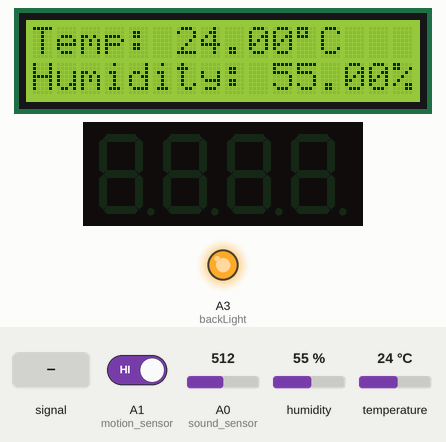
The sketch below on a simulated Arduino Uno, built for the host (arithmetic inside an expression is 32-bit, double 64-bit). Shown: 16×2 character LCD, 4-digit seven-segment display, output pins drawn as LEDs (lit = HIGH). The test bench sets the inputs (shaded band); at power-on: humidity 55 %, temperature 24 °C, A1 (motion_sensor) HIGH, A0 (sound_sensor) = 512. The local clock reads 2024-03-15 10:24:30 at power-on unless the sketch sets it; what the sketch prints to the serial monitor is not drawn.

Above: at 8.9 s.
9.0 s: humidity set to 22 %
15.8 s: temperature set to 12 °C
At 17.1 s:
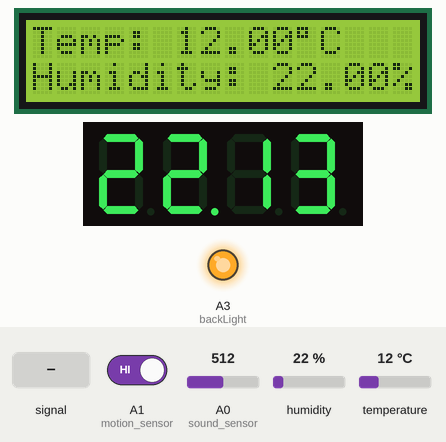
27.9 s: A1 (motion_sensor) driven LOW
At 31.5 s:
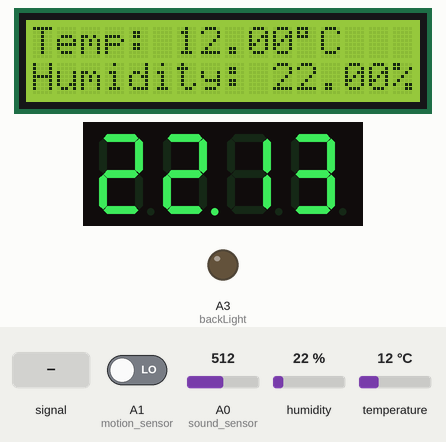
34.7 s: A0 (sound_sensor) fed a 200 Hz sine of ±81 counts around its level
At 35.2 s:
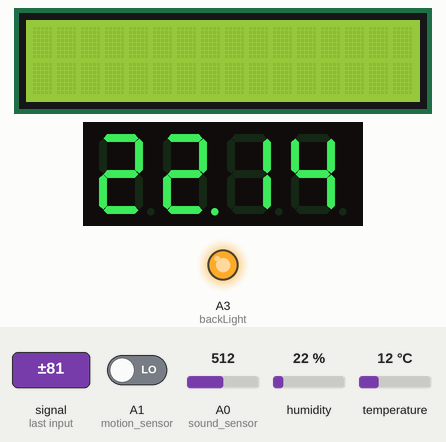
47.5 s: A1 (motion_sensor) driven HIGH
At 57.0 s:
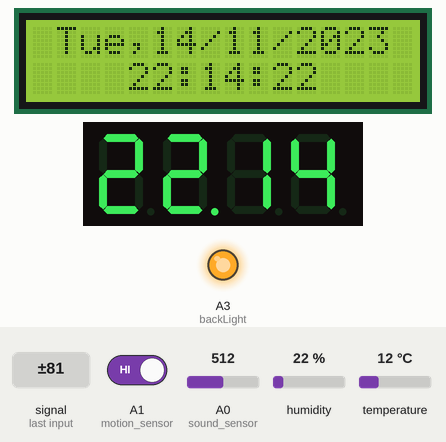
58.7 s: temperature set to 1 °C
At 63.0 s:
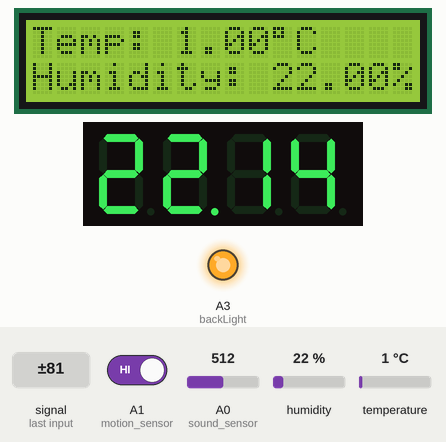
Timing chart, 0 to 66.5 s (numbered marks = the images above; inputs shaded):
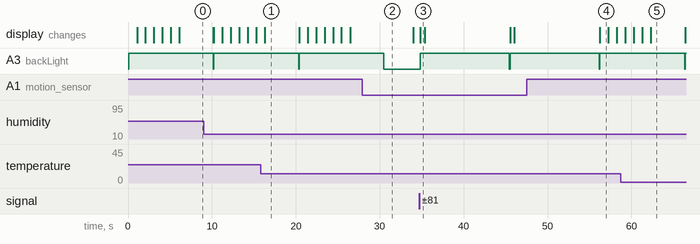

The sketch:

Smart-clock-thermometer-hygrometer.ino
```cpp
#include <IRremote.h>
#include <dht.h> //temperature measure
#include <LiquidCrystal.h>
#include <Wire.h> //for RTC
#include <RTClib.h> //TimeClock
#include <SevSeg.h>

const int RECV_PIN = A4;
IRrecv irrecv(RECV_PIN);
decode_results results;
unsigned long key_value = 0;

dht DHT;
#define DHT11_PIN A2

LiquidCrystal lcd(12, 11,6 , 5, 4, 3);
int backLight = A3;

RTC_DS1307 rtc;
char daysOfTheWeek[7][12] = {"Sun", "Mon", "Tue", "Wed", "Thu", "Fri", "Sat"};

SevSeg sevseg;

unsigned long current;
unsigned long current_IR;

int soundThreshold = 529; //customize this number depending on how loud the sound would be to activate the displays
int intervalClap = 500; //customize this number depending on how long between 2 claps would be to activate the display
void setup(){
  Serial.begin(9600);
  pinMode(A0, INPUT); // sound sensor
  pinMode(A1, INPUT); //motion sensor
  Wire.begin();
  rtc.begin();
  DateTime now = rtc.now();
	/*Adjust the value 6 below if needed.
	It is the number of second your computer need from the moment you click compile & upload or upload to the moment your Arduino starts working.
	Once you uploaded the code successfully the first time, comment the 3 below lines of code by adding // at the beginning of each line to disable them then upload the program the second time*/
  rtc.adjust(DateTime(__DATE__, __TIME__));
  DateTime t = DateTime(rtc.now().unixtime()+6);
  rtc.adjust(t);
}

void Time(unsigned long current){
  DateTime now = rtc.now();
  lcd.setCursor(1,0);
  lcd.print(daysOfTheWeek[now.dayOfTheWeek()]);
  lcd.print(",");
  if (now.day() < 10 ) {
    lcd.print("0");
  }
  lcd.print(now.day(), DEC);
  lcd.print("/");
  if (now.month() < 10 ) {
    lcd.print("0");
  }
  lcd.print(now.month(), DEC);
  lcd.print("/");
  lcd.print(now.year(), DEC);
  lcd.setCursor(4,1);
  if (now.hour() <10){
    lcd.print("0");
  }
  lcd.print(now.hour(), DEC);
  lcd.print(":");
  if (now.minute() < 10) {
    lcd.print("0");
  }
  lcd.print(now.minute(), DEC);
  lcd.print(":");
  if (now.second() < 10 ) {
    lcd.print("0");
  }
  lcd.print(now.second(), DEC);
  if ((unsigned long) (millis() - current) >= 10000){
    digitalWrite(backLight, LOW);
   }
   delay(1000);                                                               //setting ban ngay less sound sensitive ban dem more sound sensitive
}

void TempHumid(unsigned long current){
  int chk = DHT.read11(DHT11_PIN);
  lcd.setCursor(0,0);
  lcd.print("Temp: ");
  lcd.print(DHT.temperature);
  lcd.print((char)223);
  lcd.print("C");
  lcd.setCursor(0,1);
  lcd.print("Humidity: ");
  lcd.print(DHT.humidity);
  lcd.print("%");
  if ((unsigned long) (millis() - current) >= 10000){
    	digitalWrite(backLight, LOW);
  }
  delay(2000);
}
void loop()
{
    Serial.println(analogRead(A0));
    if (digitalRead(A1) ==LOW){
  	    int clap =0;
  	    if (analogRead(A0) <= soundThreshold + 1) {
  		    digitalWrite(backLight, LOW);
  		    byte numDigits = 4;
  		    sevseg.Begin(COMMON_CATHODE, numDigits, 2, 8, 9, 10, 11, 6, 5, 4, 3, 12, 7, 13);
  		    sevseg.SetBrightness(100);
  		    char timeString[0];
  		    DateTime now = rtc.now();
  		    int hour_minute = now.hour()*100+now.minute();
  		    sprintf(timeString, "%4d", hour_minute);
  		    sevseg.DisplayString(timeString, 2);
  		    delay(5);
  	    } else if (analogRead(A0) > soundThreshold) {
  		    lcd.begin(16, 2);
  		    pinMode(backLight, OUTPUT);
  		    digitalWrite(backLight, HIGH);
  		    int volume = analogRead(A0);
  		    Serial.println(volume, DEC);
    		    current = millis();
    		    digitalWrite(backLight, HIGH);
    		    lcd.clear();
    		    delay(200);
    		    while ((unsigned long) (millis() - current ) <=intervalClap ) {
      			    if (analogRead(A0) > soundThreshold + 1 ){
         		    clap =1;
    		        }
  	            }
  	        if (clap ==0) {                     //clap once
      		    for (int i =0; i<10; i++ ) {
          		    lcd.clear();
      	  		    Time(current);
      		    }
  	        } else {                             //clap twice
      		    for (int i=0; i<5;  i++) {
        		    lcd.clear();
        		    TempHumid(current);
    		    }
  	        }
  	        digitalWrite(backLight, LOW);
  	    }
    } else {
    	lcd.begin(16, 2);
    	pinMode(backLight, OUTPUT);
    	digitalWrite(backLight, HIGH);
    	current = millis();
      	for (int i =0; i<6; i++ ) {
        	lcd.clear();
        	Time(current);
      	}
      	for (int i=0; i<2; i++ ) {
        	lcd.clear();
        	TempHumid(current);
      	}
    	digitalWrite(backLight,LOW);
    	byte numDigits = 4;
    	sevseg.Begin(COMMON_CATHODE, numDigits, 2, 8, 9, 10, 11, 6, 5, 4, 3, 12, 7, 13);
    	sevseg.SetBrightness(100);
    	char timeString[0];
    	DateTime now = rtc.now();
    	int hour_minute = now.hour()*100+now.minute();
    	sprintf(timeString, "%4d", hour_minute);
    	sevseg.DisplayString(timeString, 2);
    	delay(5);
    }
}
```

Measured:
- after the input at 27.9 s, A3 (backLight): goes on until 30.5 s, then stays LOW
- after the input at 34.7 s, A3 (backLight): LOW → HIGH after 0.12 s, → LOW 10.6 s later, → HIGH 0.06 s later; the display: changes after 0.12 s (image 3)
- after the input at 47.5 s, the display: changes after 8.7 s (image 4)
- what the display in image 1 shows lasts 4.1 s, from 16.3 s to 20.4 s
- what the display in image 3 shows lasts 0.5 s, from 34.8 s to 35.3 s
- what the display in image 4 shows lasts 1.0 s, from 56.2 s to 57.2 s
